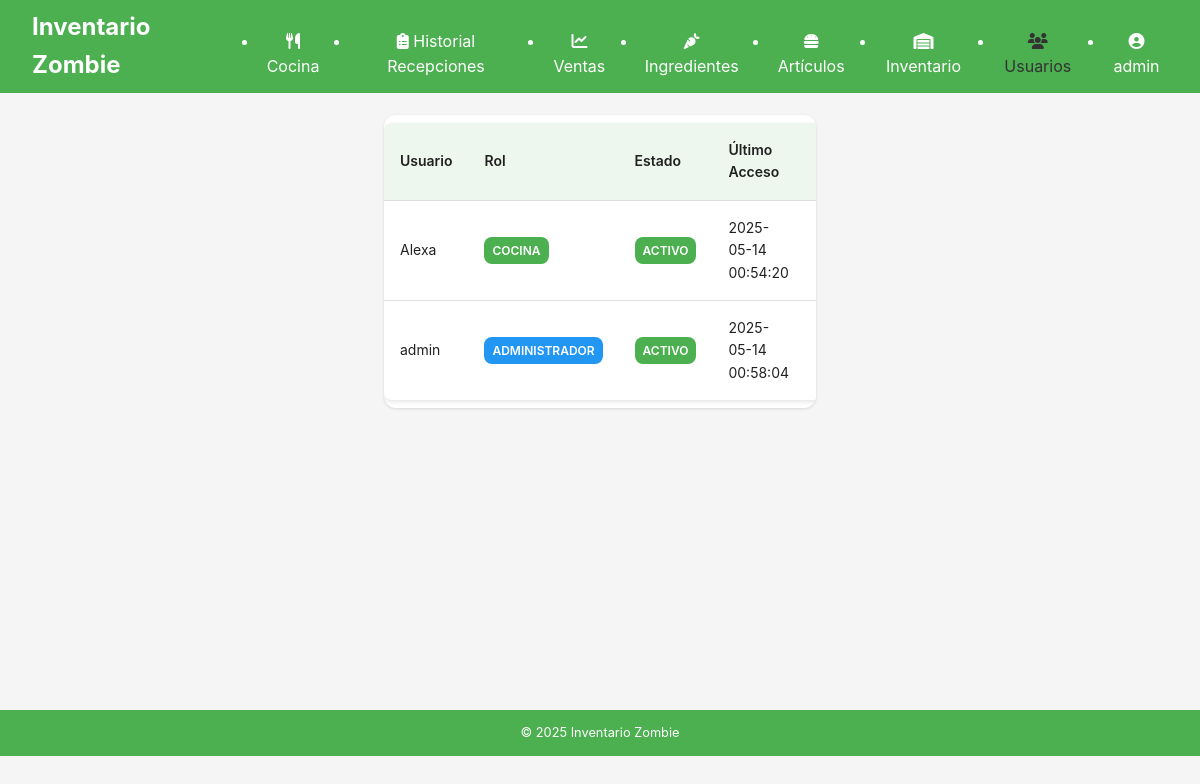
/auth/usuarios (signed in), run on an earlier commit of the app's database.
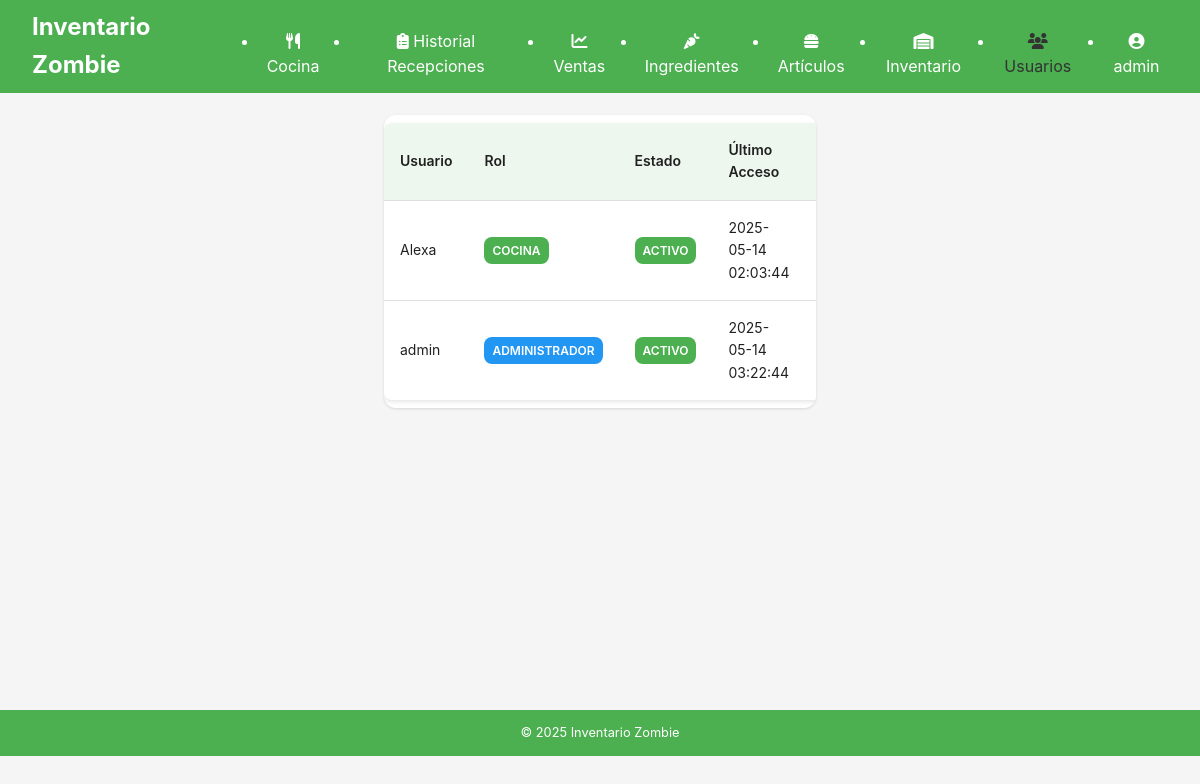
And on a later commit of the database.
### tables this page shows
CREATE TABLE Usuarios (
        id INTEGER PRIMARY KEY AUTOINCREMENT,
        nombre TEXT NOT NULL UNIQUE,
        contrasena_hash TEXT NOT NULL,
        pin TEXT,
        rol TEXT NOT NULL,
        activo BOOLEAN NOT NULL DEFAULT 1,
        fecha_creacion TEXT NOT NULL,
        ultimo_acceso TEXT,
        intentos_fallidos INTEGER DEFAULT 0
    );

### routes/auth.py (the view)
@auth_bp.route('/usuarios')
@login_required
@admin_required
def lista_usuarios():
    conn = get_db_connection()
    usuarios = conn.execute('SELECT * FROM Usuarios ORDER BY nombre').fetchall()
    conn.close()
    return render_template('auth/usuarios.html', usuarios=usuarios)

### app.py (called while the page is built)
@login_manager.user_loader
def load_user(user_id):
    from routes.auth import User
    return User.get_by_id(user_id)

@app.template_global()
def now():
    return datetime.datetime.now()

@app.after_request
def add_cors_headers(response):
    response.headers.add('Access-Control-Allow-Origin', '*')
    response.headers.add('Access-Control-Allow-Headers', 'Content-Type,Authorization')
    response.headers.add('Access-Control-Allow-Methods', 'GET,PUT,POST,DELETE,OPTIONS')
    return response

### database.py (called while the page is built)
def get_db_connection():
    try:
        from flask import current_app
        db_path = current_app.config['DATABASE']
    except RuntimeError:
        import os
        root_dir = os.path.dirname(os.path.dirname(os.path.abspath(__file__)))
        db_path = os.path.join(root_dir, 'instance', 'inventario_zombie.sqlite')
        print(f"Connecting to database at: {db_path}")
    conn = sqlite3.connect(db_path, detect_types=sqlite3.PARSE_DECLTYPES)
    conn.row_factory = sqlite3.Row
    return conn

### routes/auth.py (called while the page is built)
def admin_required(view):
    @functools.wraps(view)
    def wrapped_view(*args, **kwargs):
        if not current_user.is_authenticated or current_user.rol != 'admin':
            flash('No tiene permisos para acceder a esta página.', 'error')
            return redirect(url_for('auth.access_denied'))
        return view(*args, **kwargs)
    return wrapped_view

    @staticmethod
    def get_by_id(user_id):
        conn = get_db_connection()
        user = conn.execute('SELECT * FROM Usuarios WHERE id = ?', (user_id,)).fetchone()
        conn.close()
        if user:
            return User(
                id=user['id'],
                nombre=user['nombre'],
                rol=user['rol'],
                activo=user['activo']
            )
        return None

### templates/auth/usuarios.html (shortened to what this page needs)
{% extends "layout.html" %}
{% block content %}
<div class="users-container">
    <div class="users-header">
        <h2>Gestión de Usuarios</h2>
        <a href="{{ url_for('auth.nuevo_usuario') }}" class="btn btn-new">
        </a>
    </div>
    <div class="users-table-container">
        <table class="users-table">
            <thead>
                <tr>
                    <th>Usuario</th>
                    <th>Rol</th>
                    <th>Estado</th>
                    <th>Último Acceso</th>
                    <th>Intentos Fallidos</th>
                </tr>
            </thead>
            <tbody>
                {% for usuario in usuarios %}
                <tr>
                    <td data-label="Usuario">{{ usuario.nombre }}</td>
                    <td data-label="Rol">
                        {% if usuario.rol == 'admin' %}
                        <span class="badge badge-admin">Administrador</span>
                        {% else %}
                        <span class="badge badge-cocina">Cocina</span>
                        {% endif %}
                    </td>
                    <td data-label="Estado">
                        {% if usuario.activo %}
                        <span class="badge" style="background-color: var(--success-color); color: white;">Activo</span>
                        {% else %}
                        <span class="badge badge-inactive">Inactivo</span>
                        {% endif %}
                    </td>
                    <td data-label="Último Acceso">{{ usuario.ultimo_acceso if usuario.ultimo_acceso else 'Nunca' }}</td>
                    <td data-label="Intentos Fallidos" class="login-attempts">
                    </td>
                </tr>
                {% endfor %}
            </tbody>
        </table>
    </div>
</div>
{% endblock %}

### templates/layout.html (shortened to what this page needs)
<!DOCTYPE html>
<html lang="es">
<head>
    <link rel="stylesheet" href="{{ url_for('static', filename='css/main.css') }}">
    <link rel="stylesheet" href="https://cdnjs.cloudflare.com/ajax/libs/font-awesome/6.1.1/css/all.min.css">
</head>
<body>
    <header>
        <nav>
            <div class="logo">
                <a href="{{ url_for('index') }}">Inventario Zombie</a>
            </div>
            <ul class="nav-links">
                {% if current_user.is_authenticated %}
                    {% if current_user.rol == 'admin' %}
                        <li><a href="{{ url_for('recepciones_web.formulario') }}"><i class="fas fa-utensils"></i> Cocina</a></li>
                        <li><a href="{{ url_for('recepciones_web.historial') }}"><i class="fas fa-clipboard-list"></i> Historial Recepciones</a></li>
                        <li><a href="{{ url_for('ventas_web.lista') }}"><i class="fas fa-chart-line"></i> Ventas</a></li>
                        <li><a href="{{ url_for('ingredientes_web.index') }}"><i class="fas fa-carrot"></i> Ingredientes</a></li>
                        <li><a href="{{ url_for('articulos_web.index') }}"><i class="fas fa-hamburger"></i> Artículos</a></li>
                        <li><a href="{{ url_for('inventario_web.dashboard') }}"><i class="fas fa-warehouse"></i> Inventario</a></li>
                        <li><a href="{{ url_for('auth.lista_usuarios') }}"><i class="fas fa-users"></i> Usuarios</a></li>
                    {% elif current_user.rol == 'cocina' %}
                        <li><a href="{{ url_for('recepciones_web.formulario') }}"><i class="fas fa-utensils"></i> Recepción</a></li>
                        <li><a href="{{ url_for('recepciones_web.historial') }}"><i class="fas fa-clipboard-list"></i> Historial</a></li>
                    {% endif %}
                    <li class="user-menu">
                        <a href="#"><i class="fas fa-user-circle"></i> {{ current_user.nombre }}</a>
                    </li>
                {% else %}
                    <li><a href="{{ url_for('auth.login') }}"><i class="fas fa-sign-in-alt"></i> Iniciar Sesión</a></li>
                {% endif %}
            </ul>
        </nav>
    </header>
    <main class="container">
        {% block content %}{% endblock %}
    </main>
    <footer>
        <p>&copy; {{ now().year }} Inventario Zombie</p>
    </footer>
</body>
</html>

### static/css/main.css (style rules this page uses)
:root { --primary-color: #2c3e50; --secondary-color: #3498db; --accent-color: #e74c3c; --background-color: #ecf0f1; --text-color: #333; --light-text: #fff; --success-color: #2ecc71; --warning-color: #f39c12; --error-color: #e74c3c; --info-color: #3498db; }
* { margin: 0; padding: 0; box-sizing: border-box; }
body { font-family: 'Segoe UI', Tahoma, Geneva, Verdana, sans-serif; line-height: 1.6; color: var(--text-color); background-color: var(--background-color); }
.container { width: 95%; margin: 0 auto; padding: 10px; }
header { background-color: var(--primary-color); color: var(--light-text); padding: 0.5rem 0; position: fixed; top: 0; width: 100%; z-index: 1000; }
nav { display: flex; justify-content: space-between; align-items: center; padding: 0 1rem; }
.logo a { color: var(--light-text); text-decoration: none; font-size: 1.2rem; font-weight: bold; }
.nav-links { position: fixed; top: 0; right: -100%; width: 70%; height: 100vh; background-color: var(--primary-color); flex-direction: column; justify-content: flex-start; align-items: center; padding-top: 60px; transition: right 0.3s ease; z-index: 900; }
.nav-links li { margin: 1rem 0; width: 100%; text-align: center; }
.nav-links a { color: var(--light-text); text-decoration: none; font-size: 1.1rem; display: block; padding: 0.5rem 0; transition: background-color 0.3s; }
.nav-links a:hover, .nav-links a.active { background-color: var(--secondary-color); }
main { margin-top: 60px; min-height: calc(100vh - 110px); padding: 1rem 0; }
.btn { display: inline-block; background-color: var(--secondary-color); color: var(--light-text); padding: 0.5rem 1rem; border-radius: 4px; text-decoration: none; margin-top: 0.5rem; transition: background-color 0.3s; text-align: center; border: none; cursor: pointer; font-size: 0.9rem; }
table { width: 100%; border-collapse: collapse; margin: 0.5rem 0; background-color: white; border-radius: 8px; overflow: hidden; box-shadow: 0 2px 4px rgba(0, 0, 0, 0.1); }
th, td { padding: 0.7rem; text-align: left; border-bottom: 1px solid #ddd; font-size: 0.9rem; }
th { background-color: var(--primary-color); color: var(--light-text); }
footer { background-color: var(--primary-color); color: var(--light-text); text-align: center; padding: 0.8rem 0; font-size: 0.8rem; }
@media screen and (min-width: 768px) { .container { width: 90%; padding: 20px; } }
@media screen and (min-width: 768px) { nav { padding: 0 2rem; } }
@media screen and (min-width: 768px) { .logo a { font-size: 1.5rem; } }
@media screen and (min-width: 768px) { .nav-links { position: static; width: auto; height: auto; background-color: transparent; display: flex; flex-direction: row; padding-top: 0; } }
@media screen and (min-width: 768px) { .nav-links li { margin-left: 1.5rem; margin-bottom: 0; width: auto; } }
@media screen and (min-width: 768px) { .nav-links a { font-size: 1rem; padding: 0; } }
@media screen and (min-width: 768px) { .nav-links a:hover, .nav-links a.active { background-color: transparent; color: var(--secondary-color); } }
@media screen and (min-width: 768px) { main { margin-top: 70px; padding: 2rem 0; } }
@media screen and (min-width: 768px) { th, td { padding: 1rem; font-size: 1rem; } }

### templates/layout.html (style rules this page uses)
.user-menu { position: relative; }

What changed in the data, as far as the page shows it:
changed Usuarios "admin": ultimo_acceso "2025-05-14 00:58:04" → "2025-05-14 03:22:44"
changed Usuarios "Alexa": ultimo_acceso "2025-05-14 00:54:20" → "2025-05-14 02:03:44"
